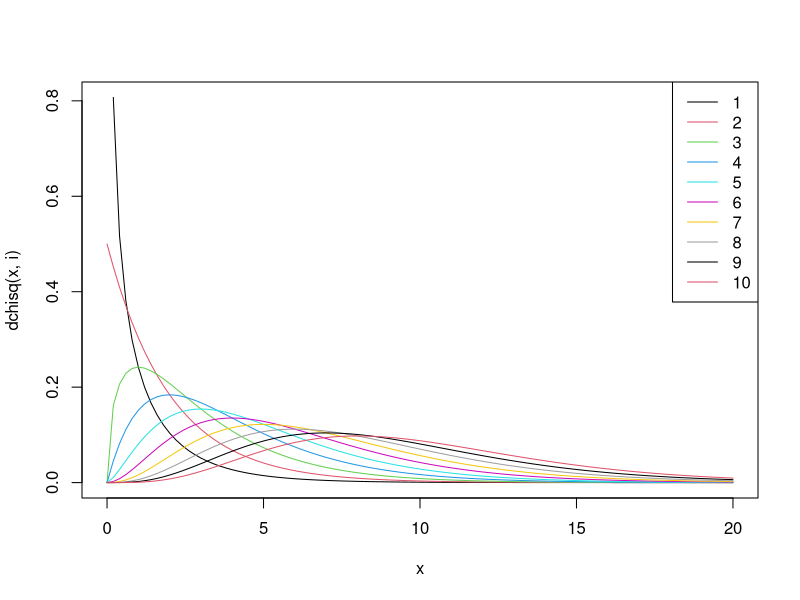
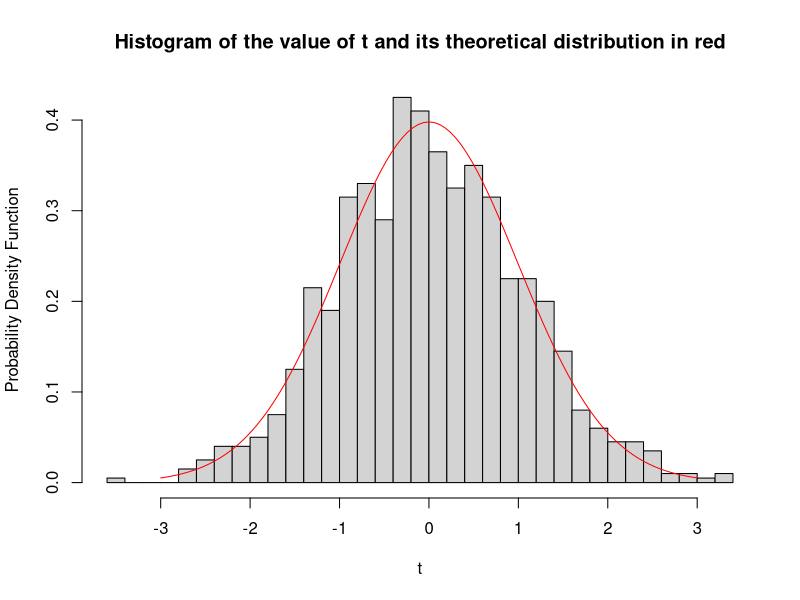
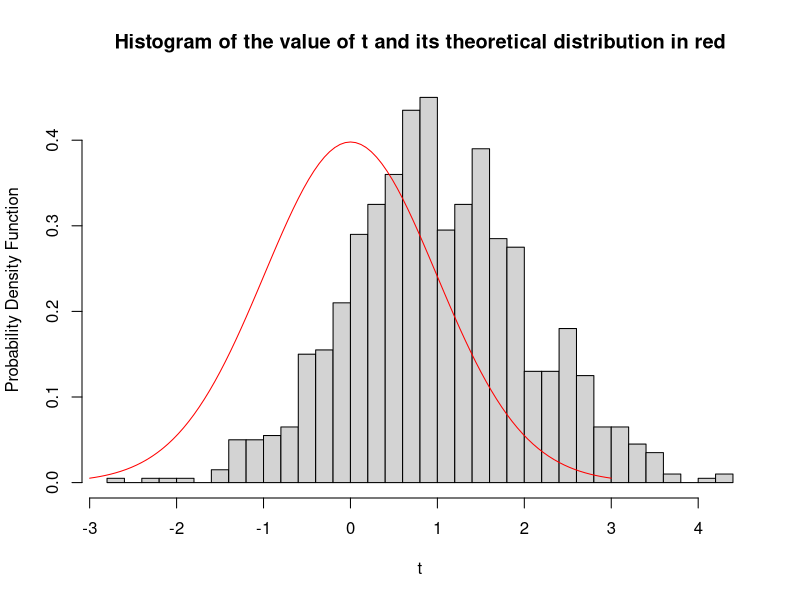

Write R code to recreate these figures, in order.
## ---- chunk 1
#knitr::opts_chunk$set(fig.height = 4, fig.width = 6)
set.seed(1)
## ---- chunk 2
i = 1 ; curve(dchisq(x, i), 0, 20, col = i)
for(i in 2:10) curve(dchisq(x, i), 0, 20, col = i, add = TRUE, ann = FALSE)
legend("topright", legend = 1:10, lty = 1, col = 1:10)
## ---- chunk 3
n = 100 ; p = 1 ; rep = 1000
T = NULL
t = rep(0, rep)
for(i in 1:rep){
  x = rnorm(n) ; y = rnorm(n) 
  fit = lm(y ~ x)
  RSS = crossprod(y - fit$fitted.values) 
  sigma_hat = sqrt( RSS / (n - p - 1) )
  statistics = fit$coefficients[2] / ( sigma_hat / sqrt(crossprod(x - mean(x))) )
  t[i] = statistics
}
## ---- chunk 4
hist(t, breaks = sqrt(rep), probability=TRUE,
     xlab="t", ylab="Probability Density Function",
     main="Histogram of the value of t and its theoretical distribution in red")
curve(dt(x, n - p - 1), -3, 3, type="l", col = "red", add = TRUE)
## ---- chunk 5
n = 100 ; p = 1 ; rep = 1000
T = NULL
t = rep(0, rep)
for(i in 1:rep){
  x = rnorm(n) ; y = 0.1*x + rnorm(n) 
  fit = lm(y ~ x)
  RSS = crossprod(y - fit$fitted.values) 
  sigma_hat = sqrt( RSS / (n - p - 1) )
  statistics = fit$coefficients[2] / ( sigma_hat / sqrt(crossprod(x - mean(x))) )
  t[i] = statistics
}
## ---- chunk 6
hist(t, breaks = sqrt(rep), probability=TRUE,
     xlab="t", ylab="Probability Density Function",
     main="Histogram of the value of t and its theoretical distribution in red")
curve(dt(x, n - p - 1), -3, 3, type="l", col = "red", add = TRUE)
